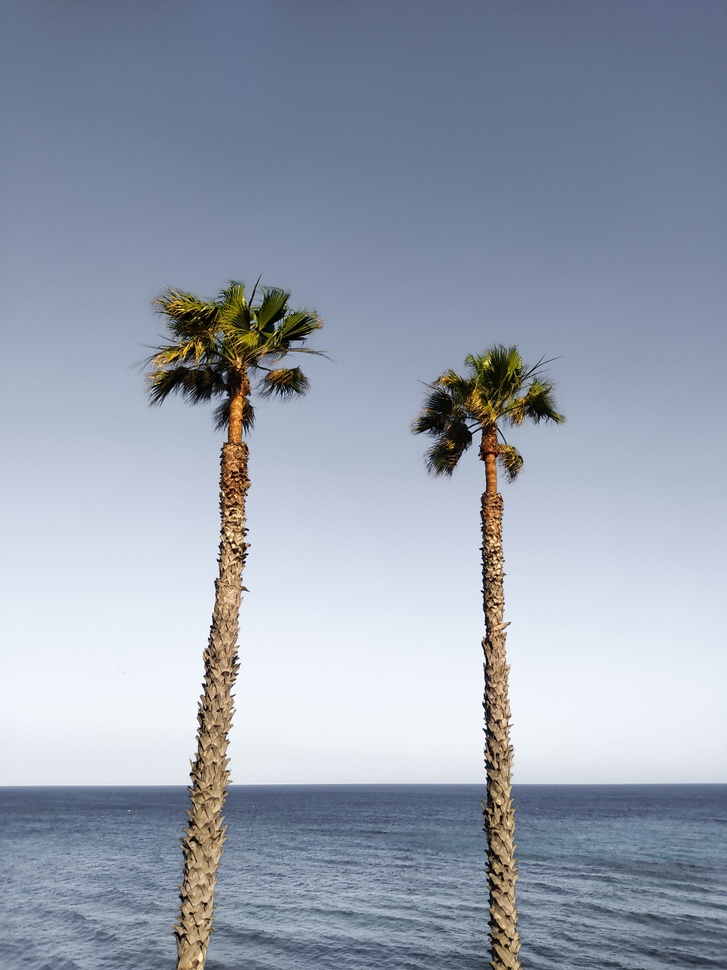
#> input picture Tugas_3/image/Hestogram.jpg, 727 x 970 px, shrunk from 3000 x 4000 before the run
$ python Histogram.py
#> lines starting #> are read from the running program, lines starting #| are printed output that depends on the picture
import cv2
import numpy as np
from matplotlib import pyplot as plt #untuk load gambar  histogram

# Load the image
img = cv2.imread('image/Hestogram.jpg')
#> img is the input picture: shape (970, 727, 3); mean B, G, R 175.6, 160.1, 151.3

# Convert the image to grayscale
gray = cv2.cvtColor(img, cv2.COLOR_BGR2GRAY)
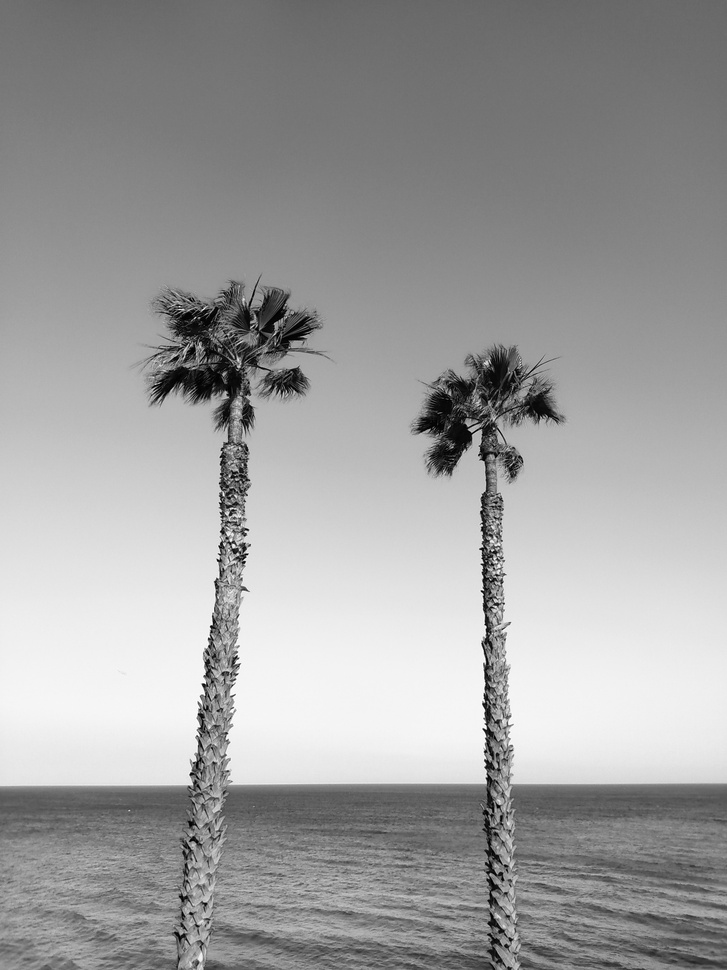
#> gray: shape (970, 727); min 0, max 255, mean 159.3

# Calculate the histogram of the grayscale image
hist = cv2.calcHist([gray], [0], None, [256], [0, 256])
#> hist = 256 values, max 12259 at index 244, min 6 at index 255, mean 2754.6

# Plot the histogram
plt.plot(hist)

# Show the histogram
plt.show()
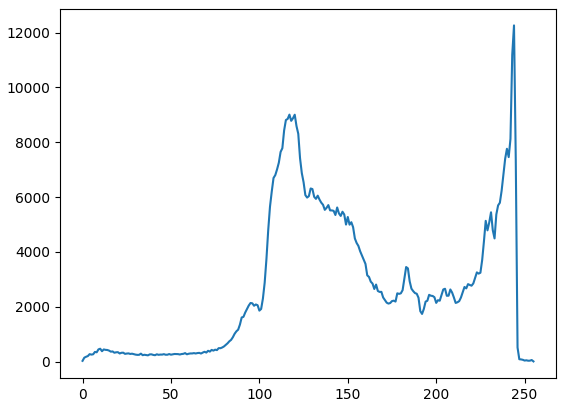
#> figure drawn by matplotlib, 1 panel; curve peaks at x = 244, y = 12259

$ run again, with Tugas_3/image/img2.jpg copied over Tugas_3/image/Hestogram.jpg
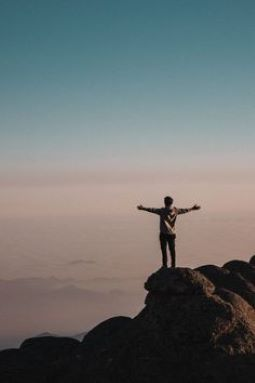
#> input picture Tugas_3/image/img2.jpg, 255 x 383 px
#> img is the input picture: shape (383, 255, 3); mean B, G, R 112.8, 113.1, 108.3
#> `gray = cv2.cvtColor(img, cv2.COLOR_BGR2GRAY)`:
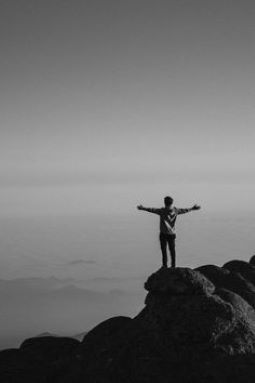
#> gray: shape (383, 255); min 1, max 185, mean 111.6
#> hist = 256 values, max 2944 at index 16, min 0 at index 0, mean 381.5
#> `plt.show()`:
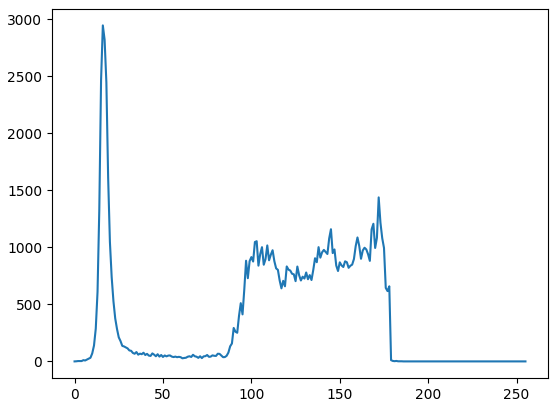
#> figure drawn by matplotlib, 1 panel; curve peaks at x = 16, y = 2944
